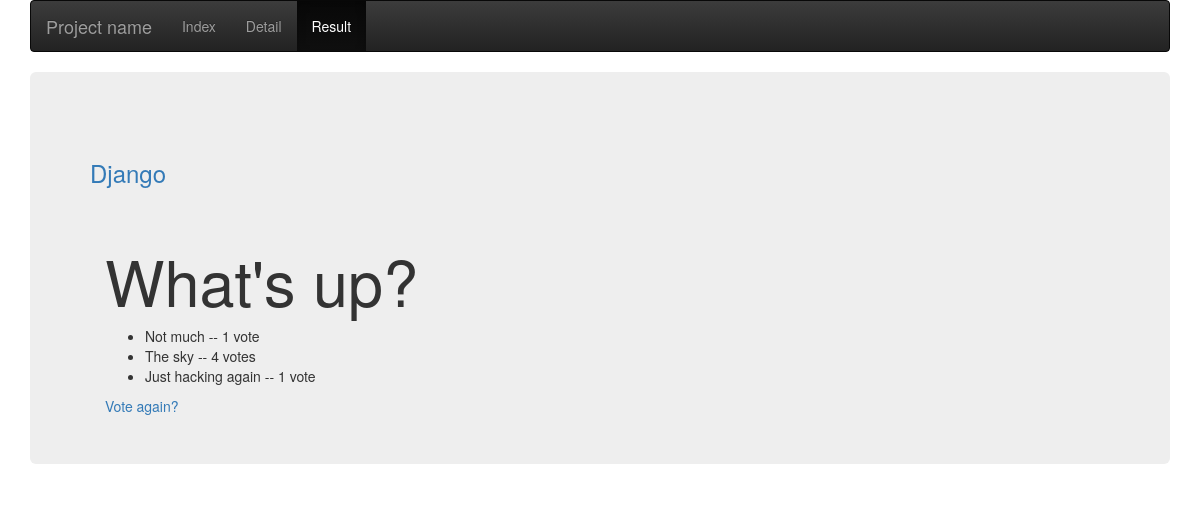
/polls/1/results/, run on an earlier commit of the app's database.
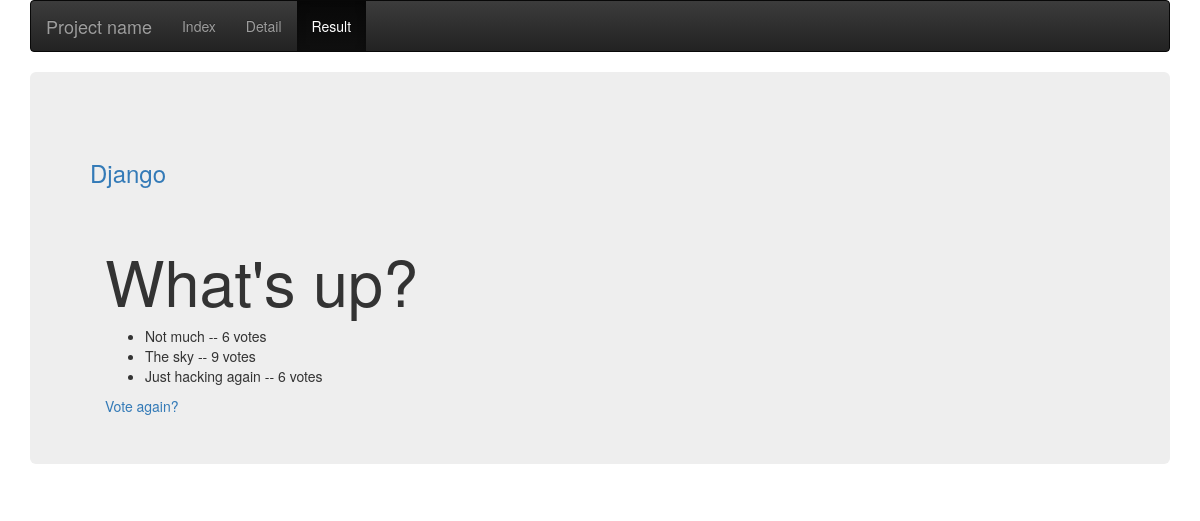
And on a later commit of the database.
### polls/models.py (models this page shows, shortened)
class Question(models.Model):
    question_text = models.CharField(max_length=200)
    pub_date = models.DateTimeField('date published')
    def was_published_recently(self):
        now = timezone.now()
        return now - datetime.timedelta(days=1) <= self.pub_date <= now
    was_published_recently.admin_order_field = 'pub_date'
    was_published_recently.boolean = True
    was_published_recently.short_description = 'Published recently?'

class Choice(models.Model):
    question = models.ForeignKey(Question, on_delete=models.CASCADE)
    choice_text = models.CharField(max_length=200)
    votes = models.IntegerField(default=0)

### polls/views.py (the view)
# urls.py: url(r'^(?P<pk>[0-9]+)/results/$', views.ResultsView.as_view(), name='results'),
class ResultsView(generic.DetailView):
    model = Question
    template_name = 'polls/results.html'

### polls/templates/polls/results.html (shortened to what this page needs)
{% extends 'admin/base_site.html' %}
{% block activeResult %}active{% endblock activeResult %}
{% block content %}
	<h1>{{ question.question_text }}</h1>
	<ul>
		{% for choice in question.choice_set.all %}
		    <li>{{ choice.choice_text }} -- {{ choice.votes }} vote{{ choice.votes|pluralize }}</li>
		{% endfor %}
	</ul>
	<a href="{% url 'polls:detail' question.id %}">Vote again?</a>
{% endblock content %}

### templates/admin/base_site.html (shortened to what this page needs)
<!DOCTYPE html>
{% load static %}
<html>
    <head>
    	<link rel="stylesheet" type="text/css" href="{% static 'css/bootstrap.min.css' %}">
    	<link rel="stylesheet" type="text/css" href="{% static 'css/bootstrap-theme.min.css' %}">
    </head>
    <body>
        <div class="container">
          <nav class="navbar navbar-inverse">
            <div class="container-fluid">
              <div class="navbar-header">
                <a class="navbar-brand" href="#">Project name</a>
              </div>
              <div id="navbar" class="navbar-collapse collapse">
                <ul class="nav navbar-nav">
                  <li class="{% block activeIndex %}{% endblock activeIndex %}"><a href="{% url 'polls:index' %}">Index</a></li>
                  <li class="{% block activeDetail %}{% endblock activeDetail %}"><a href="">Detail</a></li>
                  <li class="{% block activeResult %}{% endblock activeResult %}"><a href="">Result</a></li>
                </ul>
              </div>
            </div>
          </nav>
          <div class="jumbotron">
              <div class="page-header">
                  <h3><a href="{% url 'polls:index' %}">Django</a></h3>
              </div>
              <div class="content container">
                  <div class="row">
                      <div class="col-md-8">
                          {% block content %}
                          {% endblock %}
                      </div>
                  </div>
              </div>
          </div>
        </div>
    </body>
</html>

What changed in the data, as far as the page shows it:
changed Choice "Not much": votes "1" → "6"
changed Choice "The sky": votes "4" → "9"
changed Choice "Just hacking again": votes "1" → "6"
